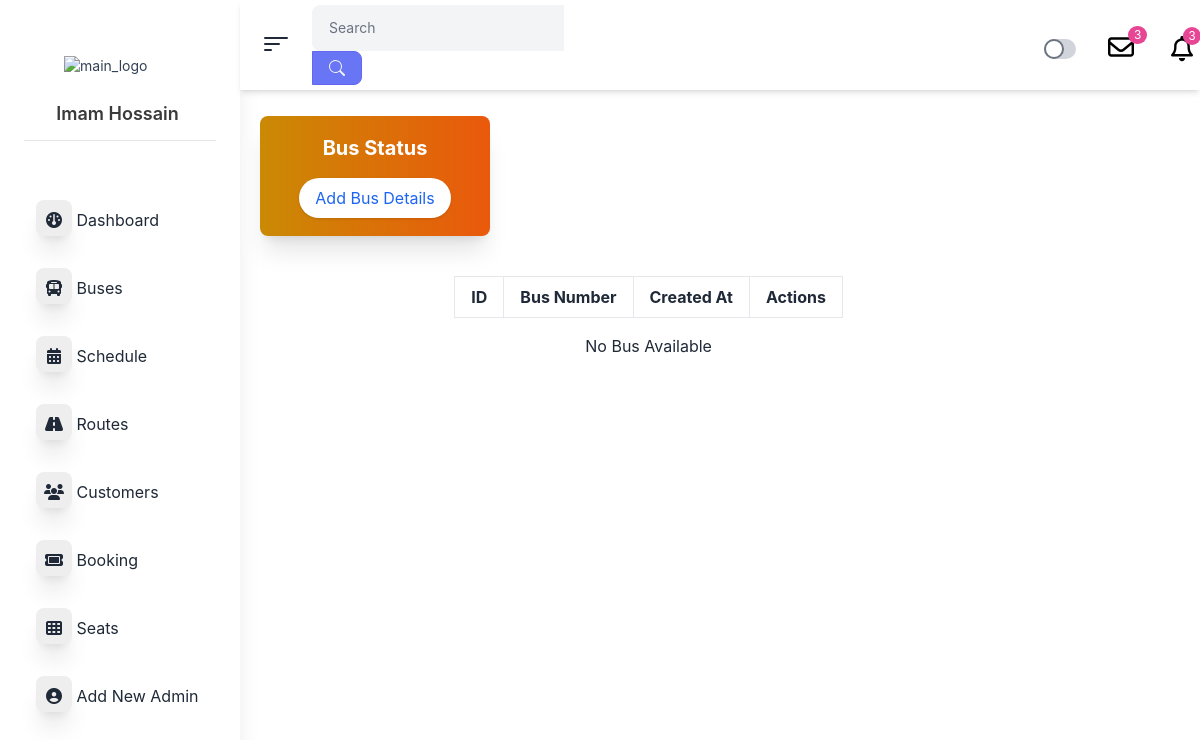
The app's page /AdminPanle/dashboard.php?pages=buses, older data.
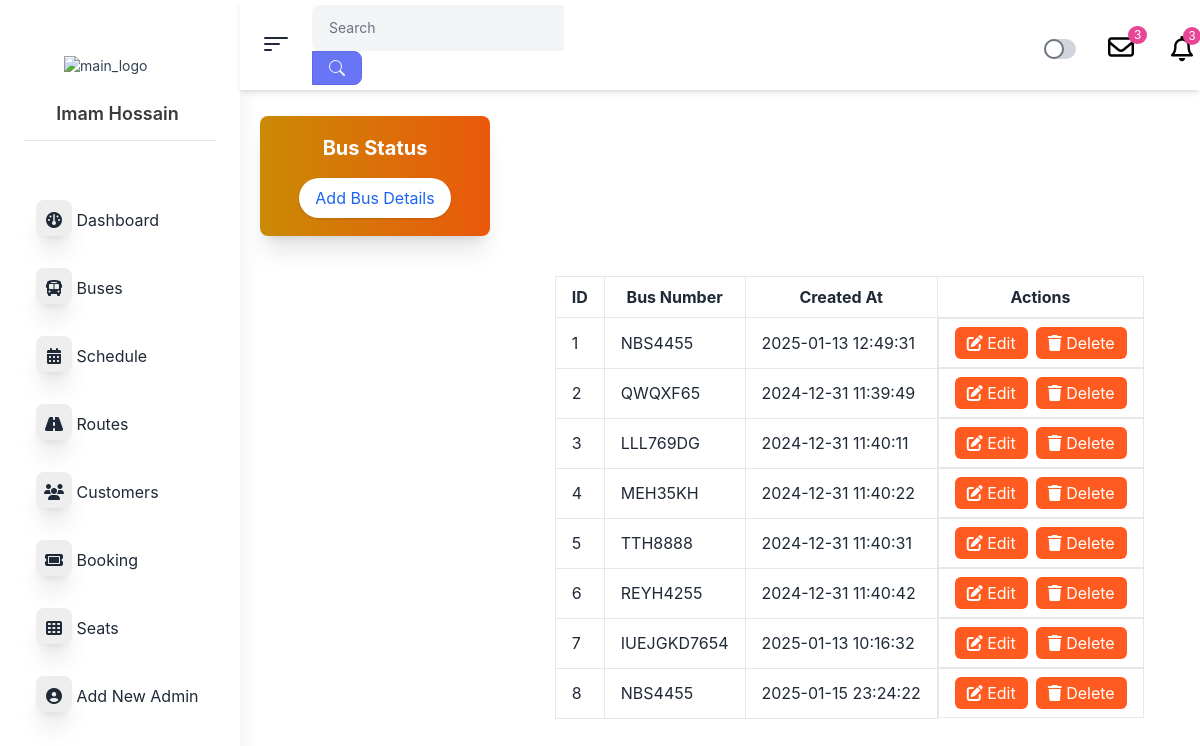
The same page, newer data.
### tables this page shows
CREATE TABLE `buses` (
  `id` int(100) NOT NULL,
  `bus_no` varchar(255) DEFAULT NULL,
  `bus_assigned` tinyint(1) NOT NULL,
  `bus_create` datetime NOT NULL DEFAULT current_timestamp()
);

### AdminPanle/pages/buses.php (the view, shortened to what this page needs)
<?php
$conn = mysqli_connect("localhost","root","","shohoz_bus");
$sql = "SELECT * FROM buses";
$result = $conn->query($sql);
?>
<!DOCTYPE html>
<html lang="en">
<head>
    <link href="https://cdn.jsdelivr.net/npm/daisyui@4.12.14/dist/full.min.css" rel="stylesheet" type="text/css" />
    <link href="https://cdn.jsdelivr.net/npm/flowbite@2.5.2/dist/flowbite.min.css" rel="stylesheet" />
    <script src="https://cdn.tailwindcss.com"></script>
</head>
<body>
<section id="content" class="w-full">
    <div class="">
        <div class="bg-gradient-to-r from-yellow-600 to-orange-600 w-[230px] h-[120px] shadow-xl rounded-lg flex flex-col items-center justify-center p-4 text-white">
            <h2 class="text-xl font-bold mb-2">Bus Status</h2>
            <button id="openModalBtn" class="mt-2 px-4 py-2 bg-white text-blue-600 rounded-full shadow hover:bg-gray-100">
                Add Bus Details
            </button>
        </div>
        <div class="overflow-x-auto mt-10 ml-[50%] w-full mb-6">
            <table class="min-w-full table-auto border-collapse">
                <thead>
                    <tr>
                        <th class="px-4 py-2 border">ID</th>
                        <th class="px-4 py-2 border">Bus Number</th>
                        <th class="px-4 py-2 border">Created At</th>
                        <th class="px-4 py-2 border">Actions</th>
                    </tr>
                </thead>
                <tbody>
                <?php
                    if ($result->num_rows > 0) {
                        $count = 1;
                        while ($row = $result->fetch_assoc()) {
                            echo "
                                <tr>
                                    <td class='px-4 py-2 border'>{$count}</td>
                                    <td class='px-4 py-2 border'>{$row['bus_no']}</td>
                                    <td class='px-4 py-2 border'>{$row['bus_create']}</td>
                                    <td class='px-4 flex gap-2 py-2 border text-center'>
                                        <a href='#'
                                        class='text-white rounded-md px-3 py-1 bg-orange-500 edit-button'
                                        data-id='{$row['id']}'
                                        data-bus-no='{$row['bus_no']}'>
                                        <i class='fas fa-edit'></i> Edit
                                        </a>
                                        <a href='dashboard.php?pages=buses&deleteId={$row['id']}' data-tip='Delete Routes'
                                        class='text-white rounded-md px-3 py-1 bg-orange-500'
                                        onclick='return confirm(\"Are you sure you want to delete this bus?\");'>
                                        <i class='fas fa-trash'></i> Delete
                                        </a>
                                    </td>
                                </tr>
                            ";
                            $count++;
                        }
                    } else {
                        echo "<tr><td colspan='4' class='text-center py-4'>No Bus Available</td></tr>";
                    }
                    ?>
                </tbody>
            </table>
        </div>
    </div>
</section>
</body>
</html>

Row changes from the older to the newer data that the page shows:
added buses: bus_no "NBS4455", bus_create "2025-01-13 12:49:31"
added buses: bus_no "QWQXF65", bus_create "2024-12-31 11:39:49"
added buses: bus_no "LLL769DG", bus_create "2024-12-31 11:40:11"
added buses: bus_no "MEH35KH", bus_create "2024-12-31 11:40:22"
added buses: bus_no "TTH8888", bus_create "2024-12-31 11:40:31"
added buses: bus_no "REYH4255", bus_create "2024-12-31 11:40:42"
added buses: bus_no "IUEJGKD7654", bus_create "2025-01-13 10:16:32"
added buses: bus_no "NBS4455", bus_create "2025-01-15 23:24:22"
Text that changed along with them:
text no longer shown: "No Bus Available"
